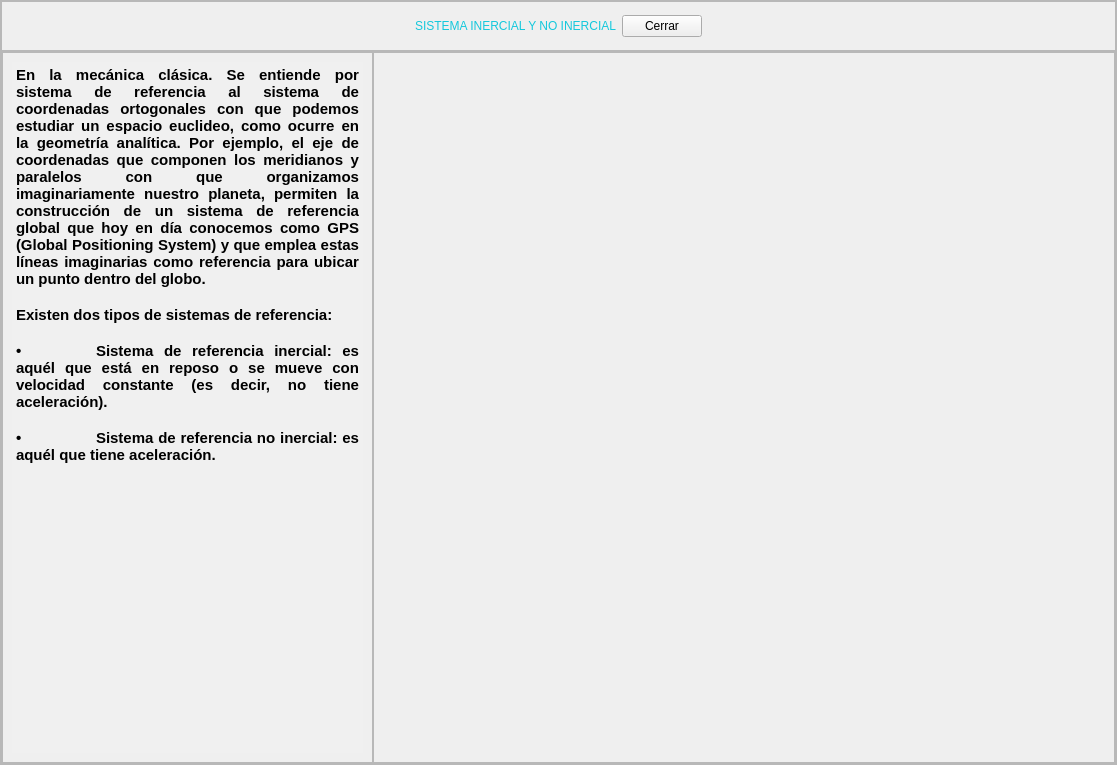
<?xml version="1.0" encoding="UTF-8"?>
<ui version="4.0">
 <class>MainWindow</class>
 <widget class="QMainWindow" name="MainWindow">
  <property name="geometry">
   <rect>
    <x>0</x>
    <y>0</y>
    <width>1117</width>
    <height>765</height>
   </rect>
  </property>
  <property name="windowTitle">
   <string>MainWindow</string>
  </property>
  <widget class="QWidget" name="centralwidget">
   <layout class="QVBoxLayout" name="verticalLayout">
    <property name="spacing">
     <number>0</number>
    </property>
    <property name="leftMargin">
     <number>0</number>
    </property>
    <property name="topMargin">
     <number>0</number>
    </property>
    <property name="rightMargin">
     <number>0</number>
    </property>
    <property name="bottomMargin">
     <number>0</number>
    </property>
    <item>
     <widget class="QFrame" name="frame">
      <property name="frameShape">
       <enum>QFrame::StyledPanel</enum>
      </property>
      <property name="frameShadow">
       <enum>QFrame::Raised</enum>
      </property>
      <layout class="QVBoxLayout" name="verticalLayout_2" stretch="1,8">
       <property name="spacing">
        <number>0</number>
       </property>
       <property name="leftMargin">
        <number>0</number>
       </property>
       <property name="topMargin">
        <number>0</number>
       </property>
       <property name="rightMargin">
        <number>0</number>
       </property>
       <property name="bottomMargin">
        <number>0</number>
       </property>
       <item>
        <widget class="QFrame" name="frame_2">
         <property name="maximumSize">
          <size>
           <width>16777215</width>
           <height>50</height>
          </size>
         </property>
         <property name="styleSheet">
          <string notr="true">QLabel{
font: 87 12pt &quot;Arial Black&quot;;
color: rgb(20, 200,220);
}

QPushButton{
	font: 10pt &quot;MS Shell Dlg 2&quot;;
}</string>
         </property>
         <property name="frameShape">
          <enum>QFrame::StyledPanel</enum>
         </property>
         <property name="frameShadow">
          <enum>QFrame::Raised</enum>
         </property>
         <layout class="QHBoxLayout" name="horizontalLayout">
          <item>
           <spacer name="horizontalSpacer">
            <property name="orientation">
             <enum>Qt::Horizontal</enum>
            </property>
            <property name="sizeHint" stdset="0">
             <size>
              <width>323</width>
              <height>20</height>
             </size>
            </property>
           </spacer>
          </item>
          <item>
           <widget class="QLabel" name="label">
            <property name="text">
             <string>SISTEMA INERCIAL Y NO INERCIAL</string>
            </property>
           </widget>
          </item>
          <item>
           <widget class="QPushButton" name="button_cerrar">
            <property name="text">
             <string>Cerrar</string>
            </property>
           </widget>
          </item>
          <item>
           <spacer name="horizontalSpacer_2">
            <property name="orientation">
             <enum>Qt::Horizontal</enum>
            </property>
            <property name="sizeHint" stdset="0">
             <size>
              <width>324</width>
              <height>20</height>
             </size>
            </property>
           </spacer>
          </item>
         </layout>
        </widget>
       </item>
       <item>
        <widget class="QFrame" name="frame_3">
         <property name="frameShape">
          <enum>QFrame::StyledPanel</enum>
         </property>
         <property name="frameShadow">
          <enum>QFrame::Raised</enum>
         </property>
         <layout class="QHBoxLayout" name="horizontalLayout_2" stretch="4,8">
          <property name="spacing">
           <number>0</number>
          </property>
          <property name="leftMargin">
           <number>0</number>
          </property>
          <property name="topMargin">
           <number>0</number>
          </property>
          <property name="rightMargin">
           <number>0</number>
          </property>
          <property name="bottomMargin">
           <number>0</number>
          </property>
          <item>
           <widget class="QFrame" name="frame_4">
            <property name="frameShape">
             <enum>QFrame::StyledPanel</enum>
            </property>
            <property name="frameShadow">
             <enum>QFrame::Raised</enum>
            </property>
            <layout class="QVBoxLayout" name="verticalLayout_3">
             <item>
              <widget class="QTextEdit" name="textEdit">
               <property name="styleSheet">
                <string notr="true">background-color: rgb(240, 240, 240);</string>
               </property>
               <property name="frameShape">
                <enum>QFrame::NoFrame</enum>
               </property>
               <property name="frameShadow">
                <enum>QFrame::Plain</enum>
               </property>
               <property name="readOnly">
                <bool>true</bool>
               </property>
               <property name="html">
                <string>&lt;!DOCTYPE HTML PUBLIC &quot;-//W3C//DTD HTML 4.0//EN&quot; &quot;http://www.w3.org/TR/REC-html40/strict.dtd&quot;&gt;
&lt;html&gt;&lt;head&gt;&lt;meta name=&quot;qrichtext&quot; content=&quot;1&quot; /&gt;&lt;style type=&quot;text/css&quot;&gt;
p, li { white-space: pre-wrap; }
&lt;/style&gt;&lt;/head&gt;&lt;body style=&quot; font-family:'MS Shell Dlg 2'; font-size:7.8pt; font-weight:400; font-style:normal;&quot;&gt;
&lt;p align=&quot;justify&quot; style=&quot; margin-top:0px; margin-bottom:0px; margin-left:0px; margin-right:0px; -qt-block-indent:0; text-indent:0px;&quot;&gt;&lt;span style=&quot; font-size:11pt; font-weight:600;&quot;&gt;En la mecánica clásica. Se entiende por sistema de referencia al sistema de coordenadas ortogonales con que podemos estudiar un espacio euclideo, como ocurre en la geometría analítica. Por ejemplo, el eje de coordenadas que componen los meridianos y paralelos con que organizamos imaginariamente nuestro planeta, permiten la construcción de un sistema de referencia global que hoy en día conocemos como GPS (Global Positioning System) y que emplea estas líneas imaginarias como referencia para ubicar un punto dentro del globo.&lt;/span&gt;&lt;/p&gt;
&lt;p align=&quot;justify&quot; style=&quot;-qt-paragraph-type:empty; margin-top:0px; margin-bottom:0px; margin-left:0px; margin-right:0px; -qt-block-indent:0; text-indent:0px; font-size:11pt; font-weight:600;&quot;&gt;&lt;br /&gt;&lt;/p&gt;
&lt;p align=&quot;justify&quot; style=&quot; margin-top:0px; margin-bottom:0px; margin-left:0px; margin-right:0px; -qt-block-indent:0; text-indent:0px;&quot;&gt;&lt;span style=&quot; font-size:11pt; font-weight:600;&quot;&gt;Existen dos tipos de sistemas de referencia:&lt;/span&gt;&lt;/p&gt;
&lt;p align=&quot;justify&quot; style=&quot;-qt-paragraph-type:empty; margin-top:0px; margin-bottom:0px; margin-left:0px; margin-right:0px; -qt-block-indent:0; text-indent:0px; font-size:11pt; font-weight:600;&quot;&gt;&lt;br /&gt;&lt;/p&gt;
&lt;p align=&quot;justify&quot; style=&quot; margin-top:0px; margin-bottom:0px; margin-left:0px; margin-right:0px; -qt-block-indent:0; text-indent:0px;&quot;&gt;&lt;span style=&quot; font-family:'Arial Black'; font-size:11pt; font-weight:600;&quot;&gt;•	&lt;/span&gt;&lt;span style=&quot; font-size:11pt; font-weight:600;&quot;&gt;Sistema de referencia inercial: es aquél que está en reposo o se mueve con velocidad constante (es decir, no tiene aceleración).&lt;/span&gt;&lt;/p&gt;
&lt;p align=&quot;justify&quot; style=&quot;-qt-paragraph-type:empty; margin-top:0px; margin-bottom:0px; margin-left:0px; margin-right:0px; -qt-block-indent:0; text-indent:0px; font-size:11pt; font-weight:600;&quot;&gt;&lt;br /&gt;&lt;/p&gt;
&lt;p align=&quot;justify&quot; style=&quot; margin-top:0px; margin-bottom:0px; margin-left:0px; margin-right:0px; -qt-block-indent:0; text-indent:0px;&quot;&gt;&lt;span style=&quot; font-family:'Arial Black'; font-size:11pt; font-weight:600;&quot;&gt;•	&lt;/span&gt;&lt;span style=&quot; font-size:11pt; font-weight:600;&quot;&gt;Sistema de referencia no inercial: es aquél que tiene aceleración.&lt;/span&gt;&lt;/p&gt;
&lt;p align=&quot;justify&quot; style=&quot;-qt-paragraph-type:empty; margin-top:0px; margin-bottom:0px; margin-left:0px; margin-right:0px; -qt-block-indent:0; text-indent:0px; font-size:11pt; font-weight:600;&quot;&gt;&lt;br /&gt;&lt;/p&gt;
&lt;p align=&quot;justify&quot; style=&quot;-qt-paragraph-type:empty; margin-top:0px; margin-bottom:0px; margin-left:0px; margin-right:0px; -qt-block-indent:0; text-indent:0px; font-size:11pt; font-weight:600;&quot;&gt;&lt;br /&gt;&lt;/p&gt;&lt;/body&gt;&lt;/html&gt;</string>
               </property>
              </widget>
             </item>
            </layout>
           </widget>
          </item>
          <item>
           <widget class="QFrame" name="frame_5">
            <property name="frameShape">
             <enum>QFrame::StyledPanel</enum>
            </property>
            <property name="frameShadow">
             <enum>QFrame::Raised</enum>
            </property>
            <layout class="QVBoxLayout" name="verticalLayout_4">
             <property name="spacing">
              <number>0</number>
             </property>
             <property name="leftMargin">
              <number>0</number>
             </property>
             <property name="topMargin">
              <number>0</number>
             </property>
             <property name="rightMargin">
              <number>0</number>
             </property>
             <property name="bottomMargin">
              <number>0</number>
             </property>
             <item>
              <layout class="QVBoxLayout" name="graf_inercial"/>
             </item>
            </layout>
           </widget>
          </item>
         </layout>
        </widget>
       </item>
      </layout>
     </widget>
    </item>
   </layout>
  </widget>
 </widget>
 <resources/>
 <connections/>
</ui>
